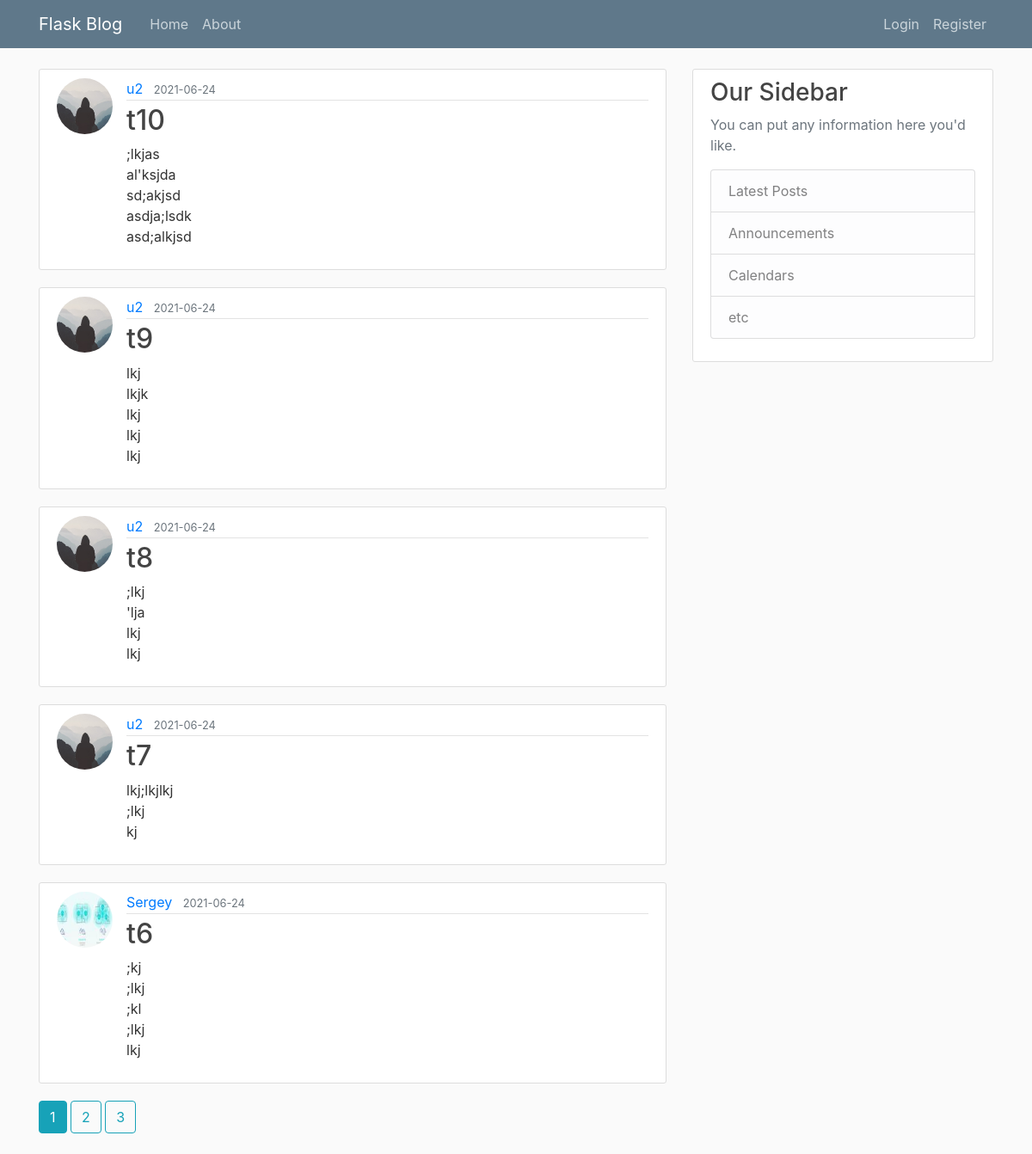
Page /home on the earlier database version.
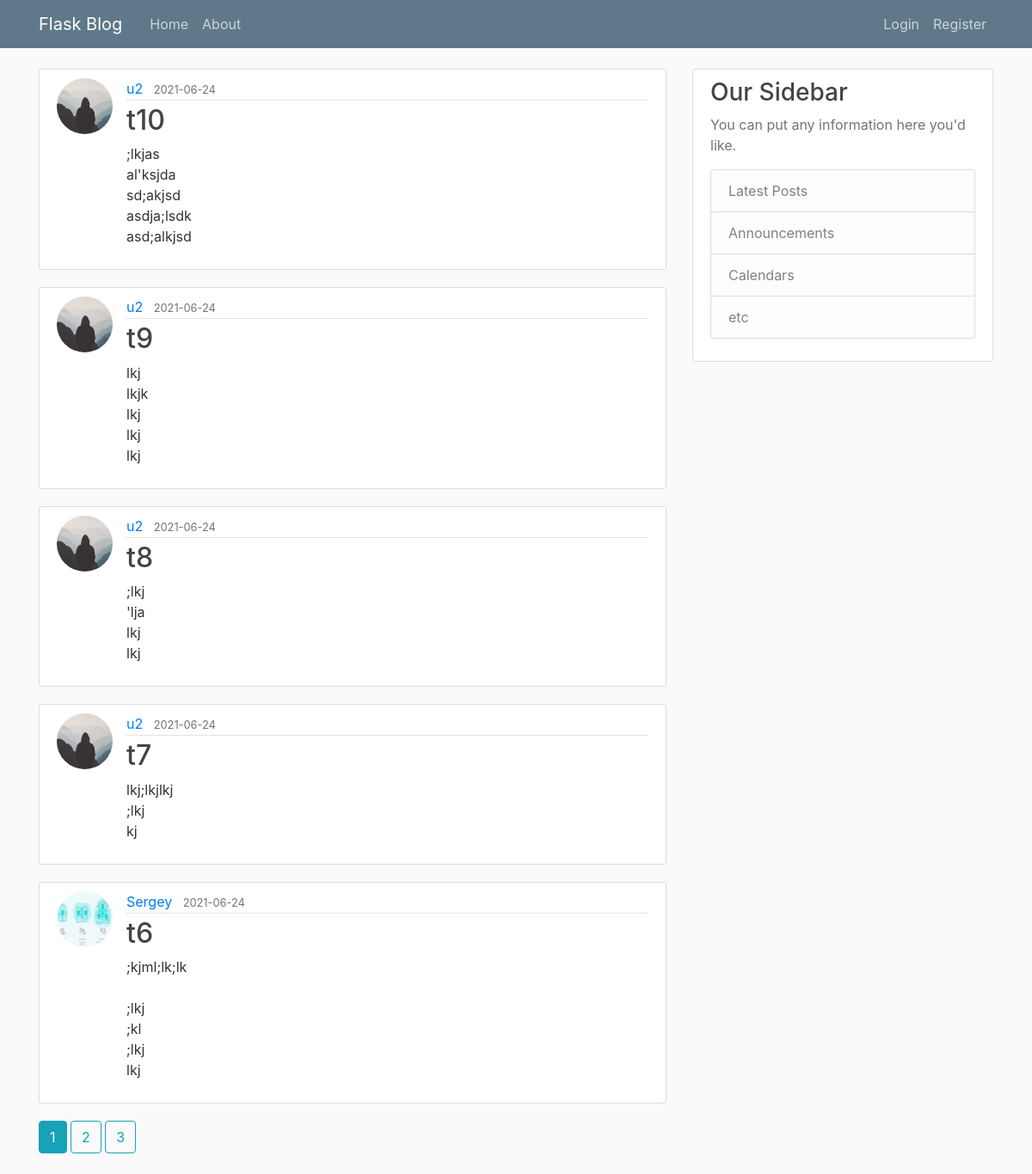
Same page on the later database version.
### flaskblog/models.py (models this page shows, shortened)
class Post(db.Model):
    id = db.Column(db.Integer, primary_key=True)
    title = db.Column(db.String(100), nullable=False)
    date_posted = db.Column(db.DateTime, nullable=False, default=datetime.utcnow)
    content = db.Column(db.Text, nullable=False)
    user_id = db.Column(db.Integer, db.ForeignKey('user.id'), nullable=False)

class User(db.Model, UserMixin):
    id = db.Column(db.Integer, primary_key=True)
    username = db.Column(db.String(20), unique=True, nullable=False)
    email = db.Column(db.String(120), unique=True, nullable=False)
    image_file = db.Column(db.String(20), nullable=False, default='default.jpg')
    password = db.Column(db.String(60), nullable=False)
    posts = db.relationship('Post', backref='author', lazy=True)

### flaskblog/main/routes.py (the view)
@main.route("/")
@main.route("/home")
def home():
    page = request.args.get('page', 1, type=int)
    posts = Post.query.order_by(Post.date_posted.desc()).paginate(page=page, per_page=5)
    return render_template('home.html', posts=posts)

### flaskblog/templates/home.html
{% extends "layout.html" %}
{% block content %}
    {% for post in posts.items %}
        <article class="media content-section">
            <img class="rounded-circle article-img" src="{{ url_for('static', filename='profile_pics/' + post.author.image_file) }}">
          <div class="media-body">
            <div class="article-metadata">
              <a class="mr-2" href="{{ url_for('users.user_posts', username=post.author.username) }}">{{ post.author.username }}</a>
              <small class="text-muted">{{ post.date_posted.strftime('%Y-%m-%d') }}</small>
            </div>
            <h2><a class="article-title" href="{{ url_for('posts.post', post_id=post.id) }}">{{ post.title }}</a></h2>
            <p class="article-content">{{ post.content }}</p>
          </div>
        </article>
    {% endfor %}
    {% for page_num in posts.iter_pages(left_edge=1, right_edge=1, left_current=1, right_current=2) %}
        {% if page_num %}
            {% if posts.page == page_num  %}
            <a class="btn btn-info mb-4" href="{{ url_for('main.home', page=page_num) }}">{{ page_num }}</a>
            {% else %}
            <a class="btn btn-outline-info mb-4" href="{{ url_for('main.home', page=page_num) }}">{{ page_num }}</a>
            {% endif %}
        {% else %}
            ...
        {% endif %}
    {% endfor %}
{% endblock content %}

Differences in the rows shown:
changed Post "Sergey": content ";kj ;lkj ;kl ;lkj lkj" → ";kjml;lk;lk ;lkj ;kl ;lkj lkj"
